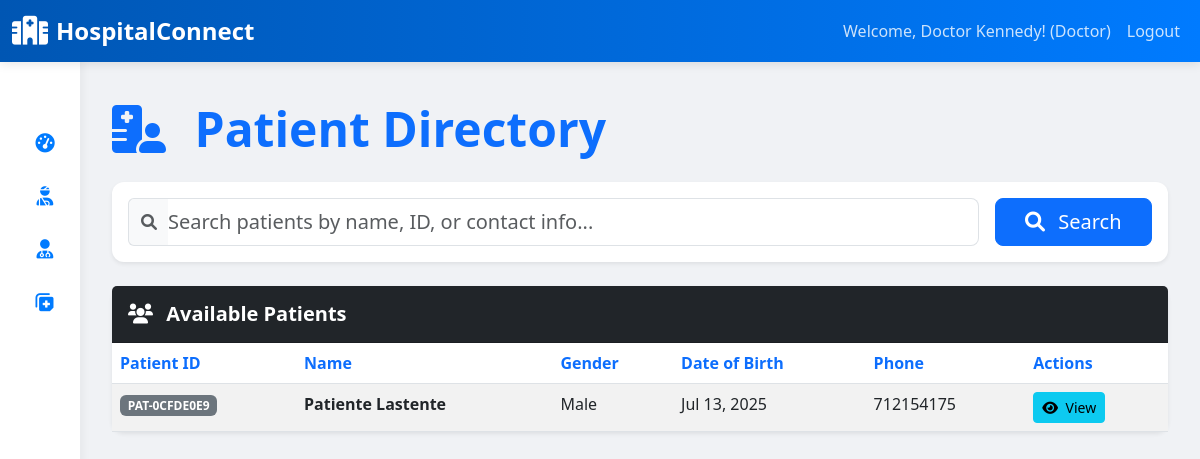
The page /patients/ (signed in) on the database as committed earlier.
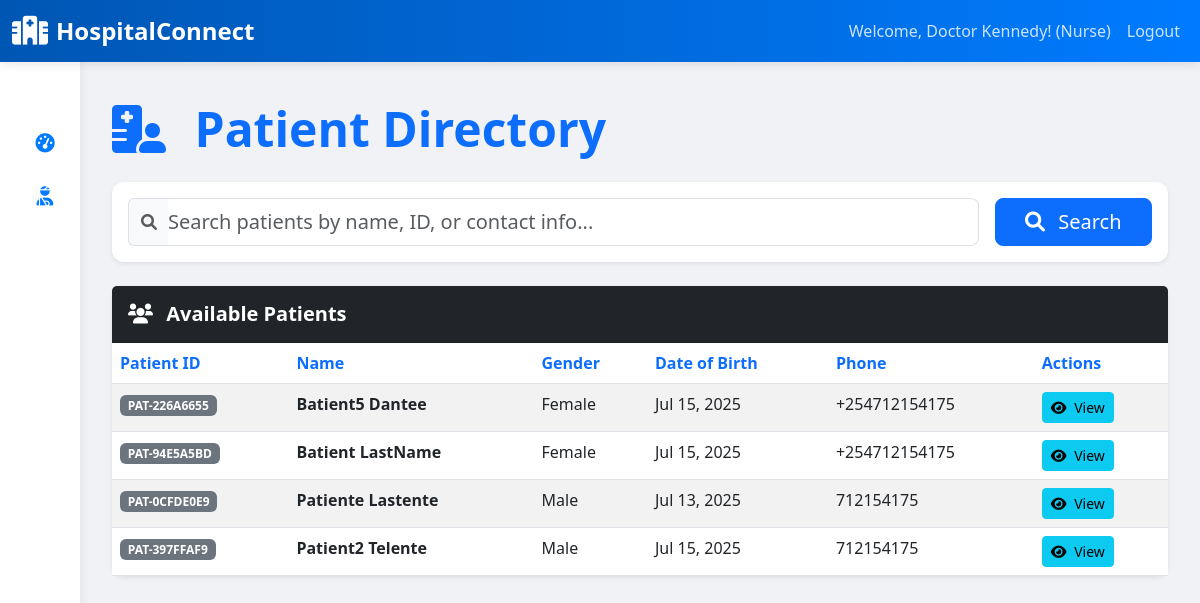
The same page on the database as committed later.
### clinical_app/models.py (models this page shows, shortened)
class User(AbstractUser):
    USER_TYPE_CHOICES = (
        ('admin', 'Administrator'),
        ('doctor', 'Doctor'),
        ('nurse', 'Nurse'),
        ('pharmacist', 'Pharmacist'),
        ('lab_tech', 'Lab Technician'),
        ('radiologist', 'Radiologist'),
        ('patient', 'Patient'),
        ('receptionist', 'Receptionist'),
        ('procurement_officer', 'Procurement Officer'),
    )
    user_type = models.CharField(max_length=20, choices=USER_TYPE_CHOICES, default='patient')
    phone_number = models.CharField(max_length=20, blank=True, null=True)
    address = models.TextField(blank=True, null=True)
    date_of_birth = models.DateField(blank=True, null=True)
    gender_choices = (
        ('male', 'Male'),
        ('female', 'Female'),
    )
    gender = models.CharField(max_length=10, choices=gender_choices, blank=True, null=True)
    groups = models.ManyToManyField(
        'auth.Group',
        verbose_name=('groups'),
        blank=True,
        help_text=(
            'The groups this user belongs to. A user will get all permissions '
            'granted to each of their groups.'
        ),
        related_name="clinical_app_user_set", # Changed this line
        related_query_name="clinical_app_user",
    )
    user_permissions = models.ManyToManyField(
        'auth.Permission',
        verbose_name=('user permissions'),
        blank=True,
        help_text=('Specific permissions for this user.'),
        related_name="clinical_app_user_permissions_set", # Changed this line
        related_query_name="clinical_app_user",
    )

class Patient(models.Model):
    user = models.OneToOneField(User, on_delete=models.CASCADE, primary_key=True, limit_choices_to={'user_type': 'patient'})
    patient_id = models.CharField(max_length=20, unique=True, editable=False) # Auto-generated patient ID
    blood_group_choices = (
        ('A+', 'A+'), ('A-', 'A-'),
        ('B+', 'B+'), ('B-', 'B-'),
        ('AB+', 'AB+'), ('AB-', 'AB-'),
        ('O+', 'O+'), ('O-', 'O-'),
    )
    blood_group = models.CharField(max_length=5, choices=blood_group_choices, blank=True, null=True)
    emergency_contact_name = models.CharField(max_length=100)
    emergency_contact_phone = models.CharField(max_length=20)
    allergies = models.TextField(blank=True, null=True, help_text="List known allergies (e.g., medications, food)")
    pre_existing_conditions = models.TextField(blank=True, null=True, help_text="List any chronic conditions")
    registration_date = models.DateTimeField(auto_now_add=True)

### clinical_app/views.py (the view, shortened to what this page needs)
# urls.py: path('patients/', views.PatientListView.as_view(), name='patient_list'),
class PatientListView(LoginRequiredMixin, IsMedicalStaffMixin, ListView):
    model = Patient
    template_name = 'clinical_app/patient_list.html'
    context_object_name = 'patients'
    paginate_by = 10
    ordering = ['user__last_name', 'user__first_name']
    def get_queryset(self):
        queryset = super().get_queryset()
        query = self.request.GET.get('q')
        return queryset

### clinical_app/views.py (called while the page is built)
    def test_func(self):
        return self.request.user.is_authenticated and \
               self.request.user.user_type in ['doctor', 'nurse', 'lab_tech', 'radiologist', 'pharmacist', 'admin']

### clinical_app/templates/clinical_app/patient_list.html (shortened to what this page needs)
{% extends "clinical_app/base.html" %}
{% block content %}
<div class="container-fluid py-4">
    <div class="d-flex justify-content-between align-items-center mb-4">
        <h1 class="display-5 fw-bold text-primary mb-0">
            <i class="fas fa-hospital-user me-3"></i> Patient Directory
        </h1>
    </div>
    <div class="card shadow-sm mb-4">
        <div class="card-body p-3">
            <form method="get" class="row g-3 align-items-center">
                <div class="col-12 col-md-9 col-lg-10">
                    <div class="input-group">
                        <span class="input-group-text bg-light text-muted border-end-0" id="search-addon"><i class="fas fa-search"></i></span>
                        <input type="text" id="search-query" name="q" class="form-control form-control-lg border-start-0 ps-0" placeholder="Search patients by name, ID, or contact info..." value="{{ request.GET.q }}" aria-label="Search Patients" aria-describedby="search-addon">
                    </div>
                </div>
                <div class="col-12 col-md-3 col-lg-2 d-grid">
                    <button type="submit" class="btn btn-primary btn-lg">
                        <i class="fas fa-search me-2"></i> Search
                    </button>
                </div>
            </form>
        </div>
    </div>
    {% if patients %}
        <div class="card shadow-sm">
            <div class="card-header bg-dark text-white py-3">
                <h5 class="mb-0 fw-bold"><i class="fas fa-users me-2"></i> Available Patients</h5>
            </div>
            <div class="card-body p-0">
                <div class="table-responsive">
                    <table class="table table-striped table-hover mb-0">
                        <thead class="bg-light">
                            <tr>
                                <th scope="col" class="text-primary">Patient ID</th>
                                <th scope="col" class="text-primary">Name</th>
                                <th scope="col" class="text-primary">Gender</th>
                                <th scope="col" class="text-primary">Date of Birth</th>
                                <th scope="col" class="text-primary">Phone</th>
                                <th scope="col" class="text-primary">Actions</th>
                            </tr>
                        </thead>
                        <tbody>
                            {% for patient in patients %}
                            <tr>
                                <td><span class="badge bg-secondary text-white">{{ patient.patient_id }}</span></td>
                                <td><a href="{% url 'patient_detail' patient.pk %}" class="text-decoration-none text-dark fw-semibold">{{ patient.user.get_full_name }}</a></td>
                                <td>{{ patient.user.get_gender_display }}</td>
                                <td>{{ patient.user.date_of_birth|date:"M d, Y"|default:"N/A" }}</td>
                                <td>{{ patient.user.phone_number|default:"N/A" }}</td>
                                <td>
                                    <div class="d-flex gap-2">
                                        <a href="{% url 'patient_detail' patient.pk %}" class="btn btn-info btn-sm" data-bs-toggle="tooltip" data-bs-placement="top" title="View Patient Details">
                                            <i class="fas fa-eye"></i> <span class="d-none d-md-inline ms-1">View</span>
                                        </a>
                                    </div>
                                </td>
                            </tr>
                            {% endfor %}
                        </tbody>
                    </table>
                </div>
            </div>
        </div>
    {% endif %}
</div>
{% endblock %}

### clinical_app/templates/clinical_app/base.html (shortened to what this page needs)
<!DOCTYPE html>
<html lang="en">
<head>
    <link href="https://cdn.jsdelivr.net/npm/bootstrap@5.3.0/dist/css/bootstrap.min.css" rel="stylesheet">
    <link rel="stylesheet" href="https://cdnjs.cloudflare.com/ajax/libs/font-awesome/6.0.0-beta3/css/all.min.css">
<link href="https://cdn.jsdelivr.net/npm/select2@4.1.0-rc.0/dist/css/select2.min.css" rel="stylesheet" />
</head>
<body>
    <nav class="navbar navbar-expand-lg navbar-dark fixed-top" id="mainNavbar">
        <div class="container-fluid">
            <a class="navbar-brand" href="{% url 'home' %}">
                <i class="fas fa-hospital-alt me-2"></i>HospitalConnect
            </a>
            <div class="collapse navbar-collapse" id="navbarNav">
                <ul class="navbar-nav ms-auto">
                    {% if user.is_authenticated %}
                        <li class="nav-item d-flex align-items-center">
                            <span class="nav-link text-white-50">Welcome, {{ user.get_full_name|default:user.username }}! ({{ user.user_type|title }})</span>
                        </li>
                        <li class="nav-item">
                            <form action="{% url 'logout' %}" method="post" style="display: inline;">
                                <button type="submit" class="nav-link btn btn-link text-white-50">Logout</button>
                            </form>
                        </li>
                    {% else %}
                        <li class="nav-item">
                            <a class="nav-link" href="{% url 'login' %}">Login</a>
                        </li>
                    {% endif %}
                </ul>
            </div>
        </div>
    </nav>
    <div class="d-flex">
        {% if user.is_authenticated %}
        <div class="sidebar d-flex flex-column" id="sidebar">
            <div class="sidebar-header">
            </div>
            <ul class="nav flex-column flex-grow-1">
                <li class="nav-item">
                    <a class="nav-link" href="{% url 'home' %}">
                        <i class="fas fa-tachometer-alt fa-fw"></i>
                    </a>
                </li>
                {% if user.user_type == 'admin' or user.user_type == 'receptionist' or user.user_type == 'doctor' or user.user_type == 'nurse' %}
                    <li class="nav-item">
                        <a class="nav-link" href="{% url 'patient_list' %}">
                            <i class="fas fa-user-injured fa-fw"></i>
                        </a>
                    </li>
                {% endif %}
                {% if user.user_type == 'doctor' %}
                    <li class="nav-item">
                        <a class="nav-link" href="{% url 'doctor_patient_list' %}">
                            <i class="fas fa-user-md fa-fw"></i>
                        </a>
                    </li>
                    <li class="nav-item">
                        <a class="nav-link" href="{% url 'encounter_create' %}">
                            <i class="fas fa-notes-medical fa-fw"></i>
                        </a>
                    </li>
                {% endif %}
            </ul>
        </div>
        {% endif %}
        <div class="main-content flex-grow-1">
            {% block content %}{% endblock %}
        </div>
    </div>
</body>
</html>

Rows that differ between the two databases and show on the page:
changed User "Doctor Kennedy": user_type "Doctor" → "Nurse"
added Patient: patient_id "PAT-226A6655", user.get_full_name "Batient5 Dantee", user.gender "Female", user.date_of_birth "Jul 15, 2025", user.phone_number "+254712154175"
added Patient: patient_id "PAT-94E5A5BD", user.get_full_name "Batient LastName", user.gender "Female", user.date_of_birth "Jul 15, 2025", user.phone_number "+254712154175"
added Patient: patient_id "PAT-397FFAF9", user.get_full_name "Patient2 Telente", user.gender "Male", user.date_of_birth "Jul 15, 2025", user.phone_number "712154175"
